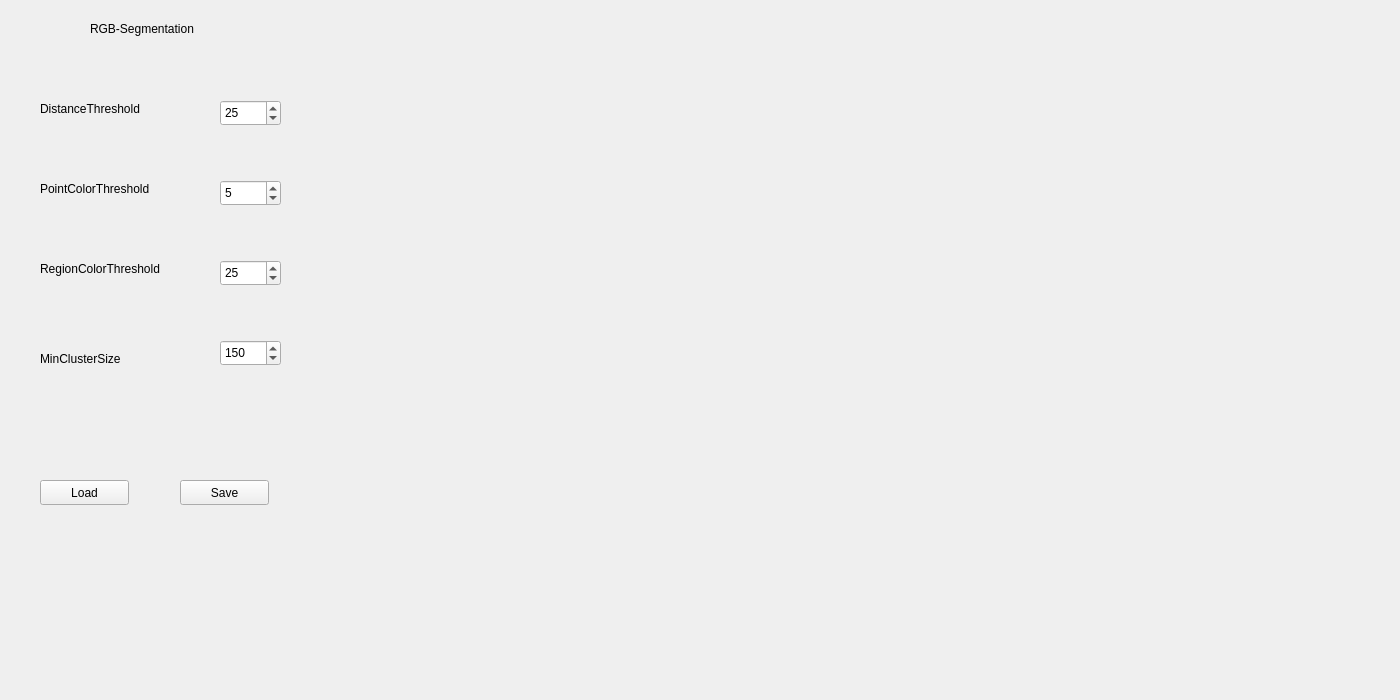
<?xml version="1.0" encoding="UTF-8"?>
<ui version="4.0">
 <class>RGBSegmentation</class>
 <widget class="QMainWindow" name="RGBSegmentation">
  <property name="geometry">
   <rect>
    <x>0</x>
    <y>0</y>
    <width>1400</width>
    <height>700</height>
   </rect>
  </property>
  <property name="windowTitle">
   <string>RGBSegmentation</string>
  </property>
  <widget class="QWidget" name="centralWidget">
   <widget class="QSpinBox" name="spinBox_1">
    <property name="geometry">
     <rect>
      <x>220</x>
      <y>100</y>
      <width>61</width>
      <height>26</height>
     </rect>
    </property>
    <property name="focusPolicy">
     <enum>Qt::ClickFocus</enum>
    </property>
    <property name="maximum">
     <number>1000</number>
    </property>
    <property name="value">
     <number>25</number>
    </property>
   </widget>
   <widget class="QLabel" name="label">
    <property name="geometry">
     <rect>
      <x>40</x>
      <y>100</y>
      <width>131</width>
      <height>17</height>
     </rect>
    </property>
    <property name="text">
     <string>DistanceThreshold</string>
    </property>
   </widget>
   <widget class="QLabel" name="label_2">
    <property name="geometry">
     <rect>
      <x>90</x>
      <y>20</y>
      <width>151</width>
      <height>17</height>
     </rect>
    </property>
    <property name="text">
     <string>RGB-Segmentation</string>
    </property>
   </widget>
   <widget class="QLabel" name="label_3">
    <property name="geometry">
     <rect>
      <x>40</x>
      <y>180</y>
      <width>151</width>
      <height>17</height>
     </rect>
    </property>
    <property name="text">
     <string>PointColorThreshold</string>
    </property>
   </widget>
   <widget class="QSpinBox" name="spinBox_2">
    <property name="geometry">
     <rect>
      <x>220</x>
      <y>180</y>
      <width>61</width>
      <height>26</height>
     </rect>
    </property>
    <property name="focusPolicy">
     <enum>Qt::ClickFocus</enum>
    </property>
    <property name="maximum">
     <number>1000</number>
    </property>
    <property name="value">
     <number>5</number>
    </property>
   </widget>
   <widget class="QLabel" name="label_4">
    <property name="geometry">
     <rect>
      <x>40</x>
      <y>260</y>
      <width>161</width>
      <height>17</height>
     </rect>
    </property>
    <property name="text">
     <string>RegionColorThreshold</string>
    </property>
   </widget>
   <widget class="QSpinBox" name="spinBox_3">
    <property name="geometry">
     <rect>
      <x>220</x>
      <y>260</y>
      <width>61</width>
      <height>26</height>
     </rect>
    </property>
    <property name="focusPolicy">
     <enum>Qt::ClickFocus</enum>
    </property>
    <property name="maximum">
     <number>1000</number>
    </property>
    <property name="value">
     <number>25</number>
    </property>
   </widget>
   <widget class="QLabel" name="label_5">
    <property name="geometry">
     <rect>
      <x>40</x>
      <y>350</y>
      <width>131</width>
      <height>17</height>
     </rect>
    </property>
    <property name="text">
     <string>MinClusterSize</string>
    </property>
   </widget>
   <widget class="QSpinBox" name="spinBox_4">
    <property name="geometry">
     <rect>
      <x>220</x>
      <y>340</y>
      <width>61</width>
      <height>26</height>
     </rect>
    </property>
    <property name="focusPolicy">
     <enum>Qt::ClickFocus</enum>
    </property>
    <property name="maximum">
     <number>1000</number>
    </property>
    <property name="value">
     <number>150</number>
    </property>
   </widget>
   <widget class="QVTKWidget" name="qvtkWidget" native="true">
    <property name="geometry">
     <rect>
      <x>340</x>
      <y>10</y>
      <width>980</width>
      <height>640</height>
     </rect>
    </property>
   </widget>
   <widget class="QPushButton" name="pushButton_load">
    <property name="geometry">
     <rect>
      <x>40</x>
      <y>480</y>
      <width>89</width>
      <height>25</height>
     </rect>
    </property>
    <property name="text">
     <string>Load</string>
    </property>
   </widget>
   <widget class="QPushButton" name="pushButton_save">
    <property name="geometry">
     <rect>
      <x>180</x>
      <y>480</y>
      <width>89</width>
      <height>25</height>
     </rect>
    </property>
    <property name="text">
     <string>Save</string>
    </property>
   </widget>
  </widget>
 </widget>
 <layoutdefault spacing="6" margin="11"/>
 <customwidgets>
  <customwidget>
   <class>QVTKWidget</class>
   <extends>QWidget</extends>
   <header>QVTKWidget.h</header>
  </customwidget>
 </customwidgets>
 <resources/>
 <connections/>
</ui>
